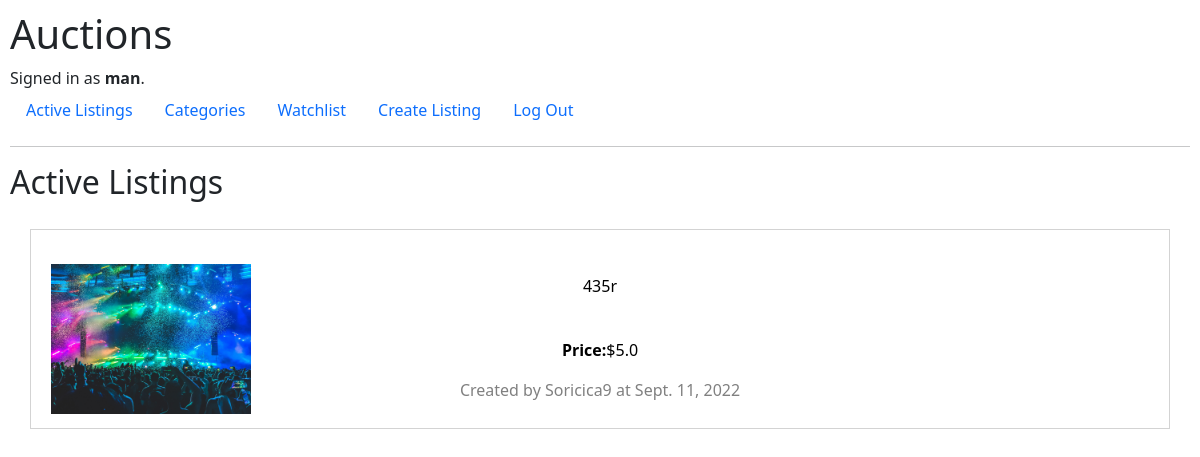
The app's page / (signed in) with its own data.
### auctions/models.py (models this page shows)
class User(AbstractUser):
    pass

class Listing(models.Model):
    title = models.CharField(max_length=100)
    date = models.DateField(auto_now=True)
    creator = models.ForeignKey(User, on_delete=models.CASCADE, related_name="all_creators")
    image = models.ImageField(upload_to = 'static/auctions', default = "static/auctions/notworking.png")
    description = models.CharField(max_length=1000)
    StartingBid = models.FloatField()
    bid = models.FloatField(blank=True, null=True)
    bidNumber=models.IntegerField( default = 0 )
    watching = models.ManyToManyField(User, related_name="watchers")
    winner = models.ForeignKey(User, on_delete = models.CASCADE, null=True)
    closed = models.BooleanField(default = False)
    class categories(models.TextChoices):
        ANTIQUES = "Antiques"
        ELECTRONICS = "Electronics"
        MACHINERY = "Machinery"
        FASHION = "Fashion"
        HOME = "Home"
        SPORTS = "Sports"
        RETAIL = "Retail"
        TOYS = "Toys"
        TOOLS = "Tools"
        VEHICLES = "Vehicles"
        RECREATION = "Recreation"
    category = models.CharField(
        max_length = 11,
        choices = categories.choices
    )
    def __str__(self):
        return self.title

### auctions/views.py (the view)
# urls.py: path("", views.index, name="index"),
def index(request):
    listings = Listing.objects.all()
    return render(request, "auctions/index.html", {
        "listings" : listings
    })

### auctions/templates/auctions/index.html
{% extends "auctions/layout.html" %}
{% block body %}
    <h2>Active Listings</h2>
    <div style="padding:20px 20px;">
    {% for listing in listings %}
        {% if listing.closed == False %}
            <a href="{% url 'listing' listing=listing %}" style="display:block; text-decoration:none; border-style:ridge; border-color: #D3D3D3; border-width:1px; padding:20px 20px; height:200px; margin-bottom:30px;">
                <img style="height:150px; margin-bottom:-150px;" src="{{listing.image}}">
                <div style="text-align:center; ">
                    <p style="color:black">{{listing.title}}</p>
                    <br>
                    {% if listing.bid %}
                        <p style="color:black"><b>Price:</b>${{listing.bid}}</p>
                    {% else %}
                        <p style="color:black"><b>Price:</b>${{listing.StartingBid}}</p>
                    {% endif %}
                    <p style="color:gray">Created by {{listing.creator}} at {{listing.date}}</p>
                </div>
            </a>
        {% endif %}
    {% endfor %}
    </div>
{% endblock %}

### auctions/templates/auctions/layout.html (shortened to what this page needs)
{% load static %}
<!DOCTYPE html>
<html lang="en">
    <head>
        <link rel="stylesheet" href="https://stackpath.bootstrapcdn.com/bootstrap/4.4.1/css/bootstrap.min.css">
        <link href="{% static 'auctions/styles.css' %}" rel="stylesheet">
        <link href="https://cdn.jsdelivr.net/npm/bootstrap@5.2.1/dist/css/bootstrap.min.css" rel="stylesheet">
    </head>
    <body>
        <h1>Auctions</h1>
        <div>
            {% if user.is_authenticated %}
                Signed in as <strong>{{ user.username }}</strong>.
            {% else %}
                Not signed in.
            {% endif %}
        </div>
        <ul class="nav">
            <li class="nav-item">
                <a class="nav-link" href="{% url 'index' %}">Active Listings</a>
            </li>
            <li class="nav-item">
                <a class="nav-link" href="{% url 'categories' %}">Categories</a>
            </li>
            {% if user.is_authenticated %}
                <li class="nav-item">
                    <a class="nav-link" href="{% url 'watchlist' %}">Watchlist</a>
                </li>
                <li class="nav-item">
                    <a class="nav-link" href="{% url 'createListing' %}">Create Listing</a>
                </li>
                <li class="nav-item">
                    <a class="nav-link" href="{% url 'logout' %}">Log Out</a>
                </li>
            {% endif %}
        </ul>
        <hr>
        {% block body %}
        {% endblock %}
    </body>
</html>

### auctions/static/auctions/styles.css (style rules this page uses)
body { padding: 10px; }

### records on screen
User: username "man"
Listing: image (picture), title "435r", StartingBid "5.0", creator "Soricica9", date "Sept. 11, 2022"
